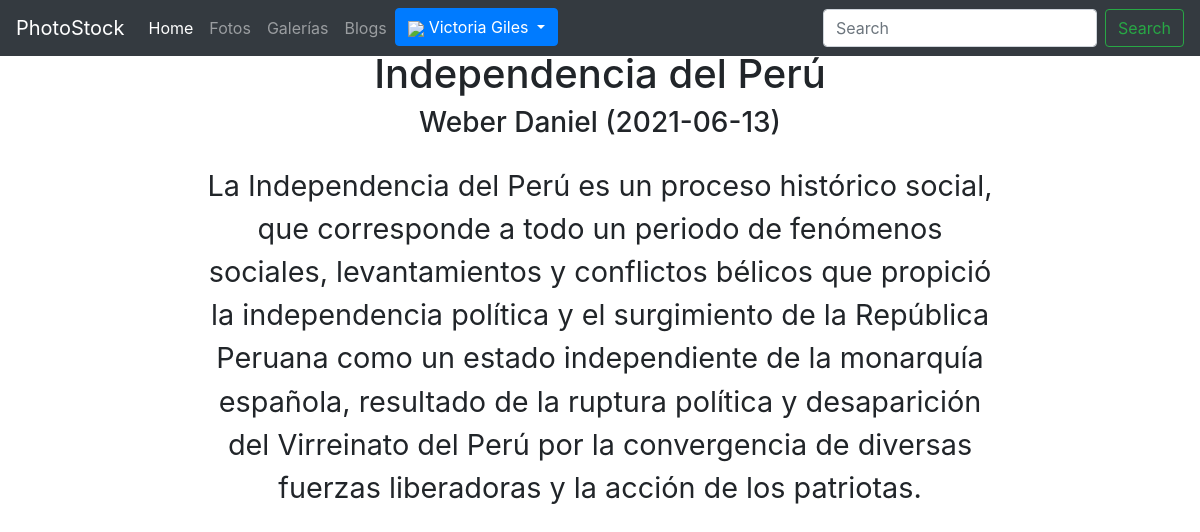
Page /blog.php?id_blog=2 (signed in) on the committed database.
### tables this page shows
CREATE TABLE blogs(
    id_blog BIGINT PRIMARY KEY AUTO_INCREMENT,
    id_usuario BIGINT NOT NULL,
    fecha_blog DATE NOT NULL DEFAULT CURRENT_DATE,
    nombre_blog VARCHAR(50) NOT NULL,
    contenido TEXT NOT NULL,
    id_foto BIGINT NULL,
    FOREIGN KEY (id_usuario) REFERENCES usuarios(id_usuario),
    FOREIGN KEY (id_foto) REFERENCES fotos(id_foto)
    );

CREATE TABLE usuarios(
    id_usuario BIGINT PRIMARY KEY AUTO_INCREMENT,
    username VARCHAR(50) UNIQUE NOT NULL,
    password VARCHAR(250) NOT NULL,
    nombres VARCHAR(100) NOT NULL,
    apellidos VARCHAR(100)NOT NULL,
    nacimiento DATE NOT NULL,
    direccion TEXT NOT NULL,
    sobre_mi TEXT NULL,
    foto TEXT NULL
    );

### controladores/obtener_blog.php (called while the page is built, shortened)
<?php
if (isset($_GET["id_blog"])){
    $id_blog = $_GET["id_blog"];
    $sql = "CALL obtener_blog($id_blog);";
    include_once "conexion.php";
    $result = mysqli_query($conexion, $sql);
    if (mysqli_num_rows($result) > 0) {
        while($row = mysqli_fetch_assoc($result)) {
            $titulo = $row['nombre_blog'];
            $apellidos = $row['apellidos'];
            $nombres = $row['nombres'];
            $contenido = $row['contenido'];
            $autor = "$apellidos $nombres";
            $fecha = $row['fecha_blog'];
            ?>
        <?php }
        }else echo "No se han encontrado resultados";
}else{?>
    <h1>Parece que te has perdido </h1>
    <h1><a href="index.php">Volver al home </a></h1>
<?php
die();
}
?>

### blog.php (the view, shortened to what this page needs)
<!DOCTYPE html>
<html lang="en">
<head>
    <link rel="stylesheet" href="assets/css/blog.css">
</head>
<body>
    <div class="custom-main">
    <?php
    include "templates/header.php";
    include "controladores/obtener_blog.php";
    ?>
    <h1 class="titulo"><?php echo $titulo; ?></h1>
    <h3 class="autor"><?php echo "$autor ($fecha)"; ?></h3>
    <p class="contenido">
        <?php echo $contenido; ?>
    </p>
    </div>
</body>
</html>

### assets/css/blog.css (style rules this page uses)
.custom-main, p { text-align: center; align-items: center; margin: 0 auto; }
h1 { color : black; font-size: 5rem; }
h3 { font-family:sans-serif; }
p { padding-top: 1rem; font-size: 1.8rem; max-width:800px; }

### assets/css/main.css (style rules this page uses)
.custom-main { padding-top:50px }

### rows in the picture
blogs: nombre_blog "Independencia del Perú", id_usuario.nombres "Weber Daniel", fecha_blog "2021-06-13", contenido "La Independencia del Perú es un proceso histórico social, que corresponde a todo un periodo de fenómenos sociales, levantamientos y conflictos bélicos que propició la independencia política y el surgimiento de la República Peruana como un estado independiente de la monarquía española, resultado de la ruptura política y desaparición del Virreinato del Perú por la convergencia de diversas fuerzas liberadoras y la acción de los patriotas."

### other values in the picture
$_SESSION ['nombres'] "Victoria"
$_SESSION['apellidos'] "Giles"
